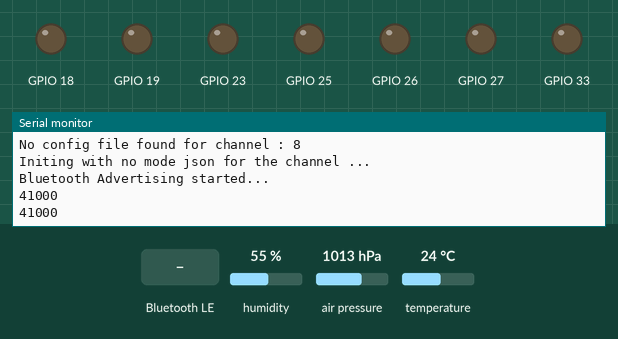
This program was run on a simulated ESP32. On the bench: output pins drawn as LEDs (lit = HIGH), the last lines printed to the serial monitor. Inputs (shaded band) come from the test bench; at power-on: humidity 55 %, air pressure 1013 hPa, temperature 24 °C. The local clock reads 2024-03-15 10:24:30 at power-on unless the program sets it; storage starts empty; random numbers use the default seed unless the program sets one; nothing arrives over Bluetooth unless stated; a phone connects over Bluetooth LE 3 s after start.

Above: at 2.3 s.
2.4 s: Bluetooth LE write "1" received
At 3.0 s:
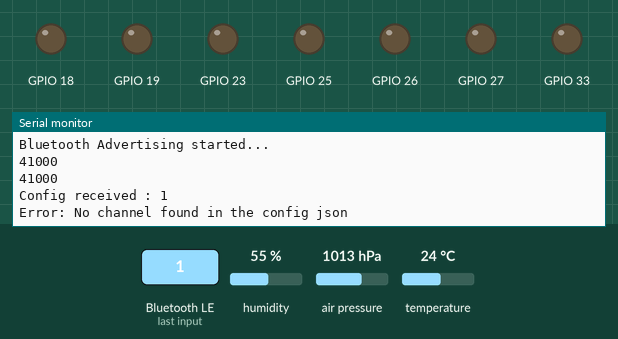
3.9 s: Bluetooth LE write "1" received
At 4.07 s:
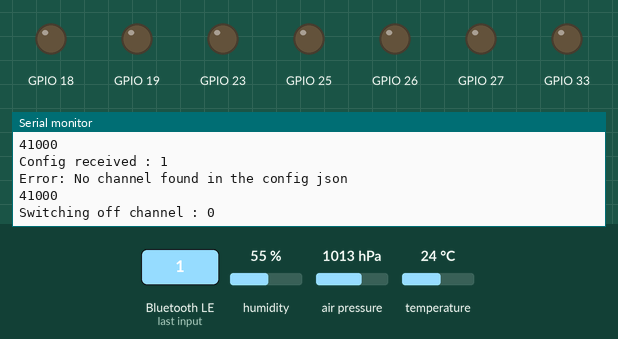
5.5 s: Bluetooth LE write "0" received
At 6.0 s:
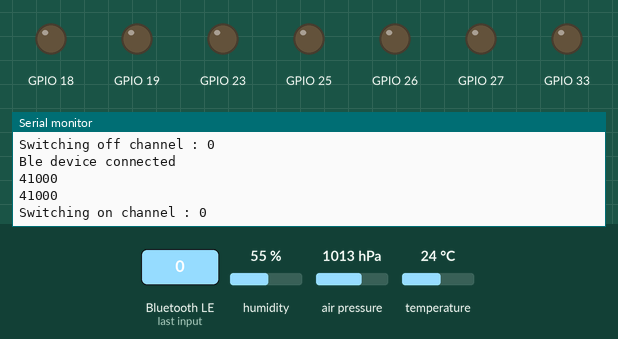
Timing chart, 0 to 8.5 s (numbered marks = the images above; inputs shaded):
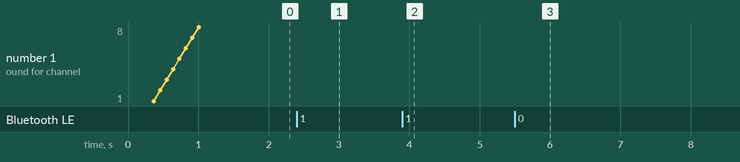

The program:

main.cpp
```cpp
#include "Arduino.h"
#include <SPIFFS.h>
#include "Device.h"
#include "BleInterface.h"
#include "ExecuteChannel.h"

// device object init
Device device;
// ble interface object init
BleInterface ble;
// init execute object
ExecuteChannel execute;

void setup() {
  // put your setup code here, to run once:
  Serial.begin(9600);

  // mount file system
  if(!SPIFFS.begin(true)){
    Serial.println("An Error has occurred while mounting SPIFFS");
  }

  // Serial outputs hw_version, fw_version, mac address, device id, blutooth name
  // important - should be called just after SPIFFS mounted
  // bluetooth name can be only initialized after SPIFFS mounted
  device.init();

  pinMode(CHANNEL_1, OUTPUT);
  pinMode(CHANNEL_2, OUTPUT);
  pinMode(CHANNEL_3, OUTPUT);
  pinMode(CHANNEL_4, OUTPUT);
  pinMode(CHANNEL_5, OUTPUT);
  pinMode(CHANNEL_6, OUTPUT);
  pinMode(CHANNEL_8, OUTPUT);

  digitalWrite(CHANNEL_1, LOW);
  digitalWrite(CHANNEL_2, LOW);
  digitalWrite(CHANNEL_3, LOW);
  digitalWrite(CHANNEL_4, LOW);
  digitalWrite(CHANNEL_5, LOW);
  digitalWrite(CHANNEL_6, LOW);


  // start ble with device object passed
  ble.begin(&device);

  // init execute object with device object
  execute.init(&device);

  // print new line
  Serial.println();
}

// date time variable to store data from rtc
DateTime now;

void loop() {
  Serial.println(ESP.getFreeHeap());
  // get date time from rtc
  now = device.getDateTimeNow();


  // notify sensor data in every 10 seconds
  ble.notifySensorData(now);

  // execute all channels
  execute.execute(device.ch1, now);
  execute.execute(device.ch2, now);
  execute.execute(device.ch3, now);
  execute.execute(device.ch4, now);
  execute.execute(device.ch5, now);
  execute.execute(device.ch6, now);
  execute.execute(device.ch7, now);
  execute.execute(device.ch8, now);

  delay(1000);
}
```

Measured:
- after the input at 2.4 s, the serial monitor: prints a new line at once (image 1)
- after the input at 3.9 s, the serial monitor: prints a new line at once (image 2)
- after the input at 5.5 s, the serial monitor: prints a new line at once (image 3)
